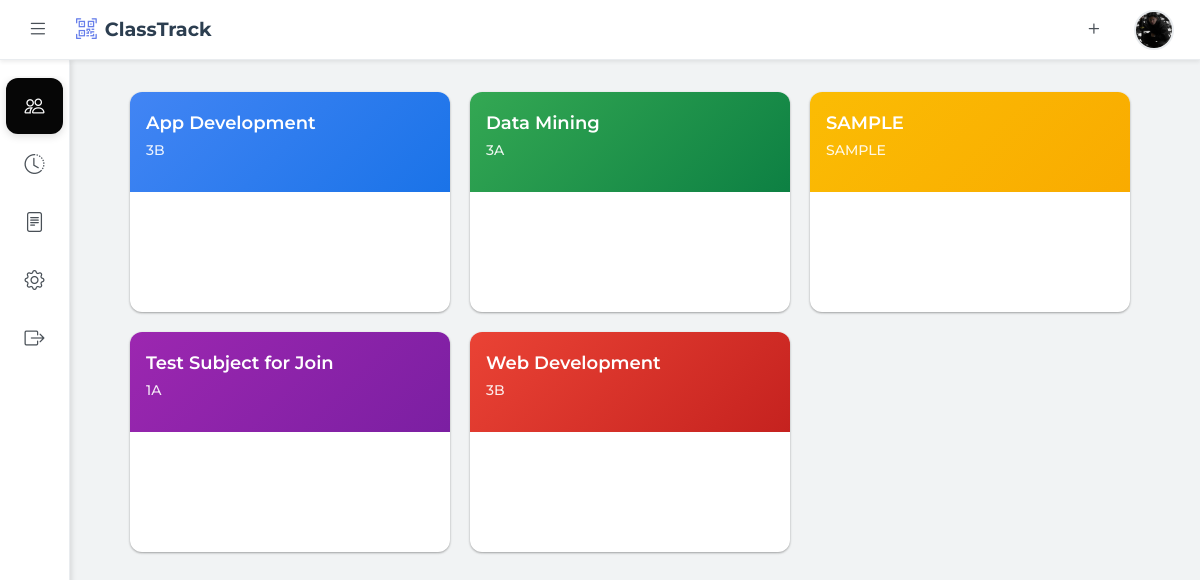
The page /teacher/dashboard.php (signed in) on the database its author committed.
### tables this page shows
CREATE TABLE `subjects` (
  `SubjectID` int(11) NOT NULL,
  `SubjectCode` varchar(20) NOT NULL,
  `SubjectName` varchar(100) NOT NULL,
  `TeacherID` int(11) NOT NULL,
  `Schedule` varchar(100) DEFAULT NULL,
  `ClassName` varchar(100) NOT NULL,
  `SectionName` varchar(50) NOT NULL
);

### teacher/dashboard.php (the view, shortened to what this page needs)
<?php
require_once '../config/database.php';
$teacher_id = null;
try {
    $stmt = $db->prepare("SELECT t.TeacherID FROM teachers t JOIN users u ON t.UserID = u.UserID WHERE u.UserID = ? AND u.Role = 'Teacher'");
    $stmt->execute([$_SESSION['user_id']]);
    $teacher_data = $stmt->fetch();
    $teacher_id = $teacher_data ? $teacher_data['TeacherID'] : null;
} catch(PDOException $e) {
    error_log("Error getting teacher ID: " . $e->getMessage());
}
$subjects = [];
if ($teacher_id) {
    try {
        $stmt = $db->prepare("SELECT SubjectID, SubjectCode, SubjectName, ClassName, SectionName FROM subjects WHERE TeacherID = ? ORDER BY SubjectName");
        $stmt->execute([$teacher_id]);
        $subjects = $stmt->fetchAll();
    } catch(PDOException $e) {
        error_log("Error getting subjects: " . $e->getMessage());
    }
}
?>
<!DOCTYPE html>
<html lang="en">
<head>
    <link href="https://cdn.jsdelivr.net/npm/bootstrap@5.3.0/dist/css/bootstrap.min.css" rel="stylesheet">
    <link rel="stylesheet" href="https://cdn.jsdelivr.net/npm/bootstrap-icons@1.11.0/font/bootstrap-icons.css">
    <link rel="stylesheet" href="../assets/css/navbar.css">
    <link rel="stylesheet" href="../assets/css/sidebar.css">
    <link rel="stylesheet" href="../assets/css/teacher_dashboard.css">
    <link rel="stylesheet" href="../assets/css/toast.css">
</head>
<body>
    <?php include '../assets/components/navbar.php'; ?>
    <?php include '../assets/components/sidebar.php'; ?>
    <main class="main-content">
        <div class="container-fluid dashboard-container">
            <div class="class-grid">
                <?php if (empty($subjects)): ?>
                    <div class="empty-state-container">
                        <div class="empty-state-message">
                            <div class="empty-state-icon">
                                <i class="bi bi-book"></i>
                            </div>
                            <h3 class="empty-state-title">No Classes Found</h3>
                            <p class="empty-state-description">You haven't created any classes yet. Click the ➕ (plus icon) in the navigation bar and select 'Create Class' to get started.</p>
                        </div>
                    </div>
                <?php else: ?>
                    <?php foreach ($subjects as $index => $subject): ?>
                        <?php
                        $color_classes = ['blue', 'green', 'orange', 'purple', 'red', 'teal'];
                        $color_class = $color_classes[$index % count($color_classes)];
                        ?>
                        <div class="class-card">
                            <div class="card-header <?php echo $color_class; ?>">
                                <a href="class_view.php?class=<?php echo urlencode($subject['SubjectCode']); ?>" class="class-title-link">
                                    <h3 class="class-title"><?php echo htmlspecialchars($subject['SubjectName']); ?></h3>
                                </a>
                                <p class="class-section"><?php echo htmlspecialchars($subject['SectionName']); ?></p>
                            </div>
                            <div class="card-body">
                            </div>
                        </div>
                    <?php endforeach; ?>
                <?php endif; ?>
            </div>
        </div>
    </main>
</body>
</html>

### assets/css/navbar.css (style rules this page uses)
* { margin: 0; padding: 0; box-sizing: border-box; }
body { font-family: 'Montserrat', sans-serif; background-color: #F2F3F4; padding-top: 60px; transition: margin-left 0.3s ease, padding-top 0.3s ease; }
* { transition: color 0.3s ease, background-color 0.3s ease, border-color 0.3s ease, box-shadow 0.3s ease, transform 0.3s ease; }

### assets/css/sidebar.css (style rules this page uses)
:root { --sidebar-width: 70px; --main-content-margin: 70px; }
.main-content { margin-left: var(--main-content-margin) !important; }
@media (min-width: 1200px) { .main-content { margin-left: 70px; } }

### assets/css/teacher_dashboard.css (style rules this page uses)
body { font-family: 'Montserrat', sans-serif; background-color: #f1f3f4; color: #3c4043; line-height: 1.6; }
.dashboard-container *, .class-card *, .class-grid * { animation-delay: 0s !important; transition-delay: 0s !important; animation: none !important; }
.main-content { min-height: calc(100vh - 60px); background: #f1f3f4; padding: 2rem 3rem; transition: margin-left 0.3s cubic-bezier(0.4, 0, 0.2, 1) !important; will-change: margin-left; z-index: 1; position: relative; margin-left: 70px; }
.class-grid { display: grid; grid-template-columns: repeat(auto-fit, minmax(300px, 350px)); gap: 20px; margin-bottom: 48px; min-height: 400px; }
.class-card { background: white; border-radius: 12px; overflow: hidden; box-shadow: 0 1px 3px rgba(0,0,0,0.12), 0 1px 2px rgba(0,0,0,0.24); transition: all 0.3s cubic-bezier(0.4, 0, 0.2, 1); cursor: pointer; position: relative; height: 220px; max-width: 350px; width: 100%; opacity: 1 !important; transform: none !important; animation: none !important; transition-delay: 0s !important; }
.card-header { height: 100px; background: linear-gradient(135deg, #667eea 0%, #764ba2 100%); padding: 20px 16px 12px 16px; position: relative; display: flex; flex-direction: column; justify-content: flex-start; }
.card-header.blue { background: linear-gradient(135deg, #4285f4 0%, #1a73e8 100%); }
.card-header.green { background: linear-gradient(135deg, #34a853 0%, #0d8043 100%); }
.card-header.orange { background: linear-gradient(135deg, #fbbc04 0%, #f9ab00 100%); }
.card-header.red { background: linear-gradient(135deg, #ea4335 0%, #c5221f 100%); }
.card-header.purple { background: linear-gradient(135deg, #9c27b0 0%, #7b1fa2 100%); }
.class-title { color: white; font-size: 18px; font-weight: 600; margin-bottom: 4px; line-height: 1.3; }
.class-title-link { text-decoration: none; color: inherit; display: inline-block; transition: text-decoration 0.2s ease; }
.class-section { color: rgba(255, 255, 255, 0.9); font-size: 14px; font-weight: 500; margin-bottom: 2px; }
.card-body { padding: 20px 16px 12px; height: calc(100% - 100px); display: flex; align-items: center; justify-content: center; }
@media (max-width: 1200px) { .class-grid { grid-template-columns: repeat(auto-fit, minmax(280px, 320px)); } }
.class-card { animation: fadeIn 0.5s ease-out; }
.class-card:nth-child(1) { animation-delay: 0.1s; }
.class-card:nth-child(2) { animation-delay: 0.2s; }
.class-card:nth-child(3) { animation-delay: 0.3s; }
.class-card:nth-child(4) { animation-delay: 0.4s; }
.class-card:nth-child(5) { animation-delay: 0.5s; }

### rows shown on the page
subjects: SubjectName "App Development", SectionName "3B"
subjects: SubjectName "Data Mining", SectionName "3A"
subjects: SubjectName "SAMPLE", SectionName "SAMPLE"
subjects: SubjectName "Test Subject for Join", SectionName "1A"
subjects: SubjectName "Web Development", SectionName "3B"
